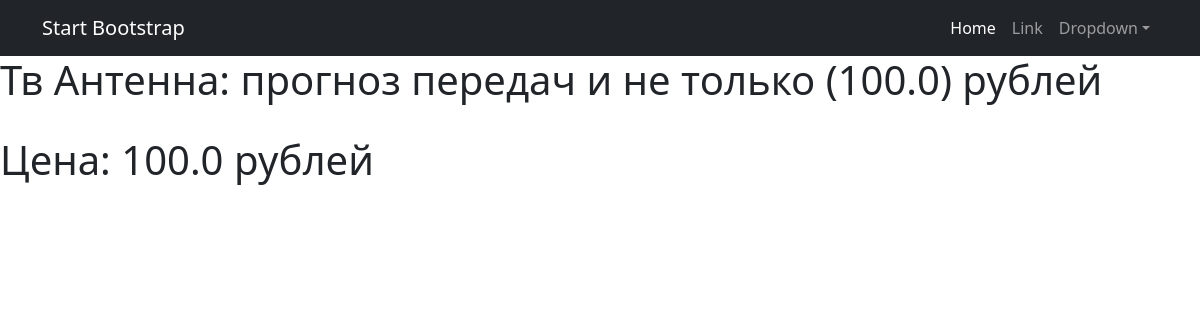
/products/1, run on the app's committed database.
### news/models.py (models this page shows)
class Product(models.Model):
    name = models.CharField(
        max_length=50,
        unique=True, # названия товаров не должны повторяться
    )
    description = models.TextField()
    quantity = models.IntegerField(
        validators=[MinValueValidator(0)],
    )
    category = models.ForeignKey(
        to='Category',
        on_delete=models.CASCADE,
        related_name='products', # все продукты в категории будут доступны через поле products
    )
    price = models.FloatField(
        validators=[MinValueValidator(0.0)],
    )
    def __str__(self):
        return f'{self.name.title()}: {self.description[:30]}   ({self.price}) рублей'

### news/views.py (the view)
# urls.py: path('<int:pk>', ProductDetail.as_view()),
class ProductDetail(DetailView):
    model = Product
    template_name = 'product.html'
    context_object_name = 'product'

### templates/product.html (shortened to what this page needs)
{% extends 'flatpages/default.html' %}
{% block content %}
<h1>{{ product }}</h1>
<br>
<h1>Цена: {{ product.price }} рублей</h1>
{% endblock content %}

### data on the page
Product: name+description+price "Тв Антенна: прогноз передач и не только (100.0) рублей", price "100.0"
